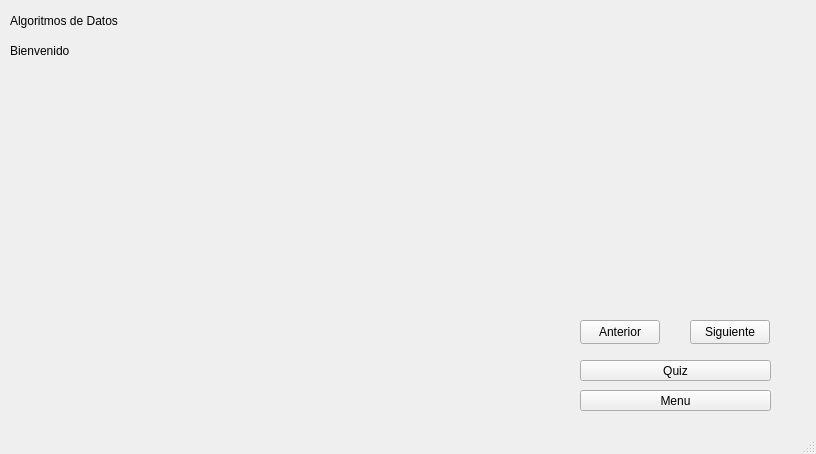
<?xml version="1.0" encoding="UTF-8"?>
<ui version="4.0">
 <class>Clase1</class>
 <widget class="QMainWindow" name="Clase1">
  <property name="geometry">
   <rect>
    <x>0</x>
    <y>0</y>
    <width>816</width>
    <height>454</height>
   </rect>
  </property>
  <property name="windowTitle">
   <string>MainWindow</string>
  </property>
  <widget class="QWidget" name="centralwidget">
   <widget class="QPushButton" name="BotonAnterior">
    <property name="geometry">
     <rect>
      <x>580</x>
      <y>320</y>
      <width>80</width>
      <height>24</height>
     </rect>
    </property>
    <property name="text">
     <string>Anterior</string>
    </property>
   </widget>
   <widget class="QLabel" name="questionLabel">
    <property name="geometry">
     <rect>
      <x>20</x>
      <y>110</y>
      <width>551</width>
      <height>271</height>
     </rect>
    </property>
    <property name="font">
     <font>
      <family>MS Sans Serif</family>
      <pointsize>10</pointsize>
      <bold>false</bold>
     </font>
    </property>
    <property name="text">
     <string/>
    </property>
   </widget>
   <widget class="QPushButton" name="irQuiz1">
    <property name="geometry">
     <rect>
      <x>580</x>
      <y>360</y>
      <width>191</width>
      <height>21</height>
     </rect>
    </property>
    <property name="text">
     <string>Quiz</string>
    </property>
   </widget>
   <widget class="QPushButton" name="botonVolver">
    <property name="geometry">
     <rect>
      <x>580</x>
      <y>390</y>
      <width>191</width>
      <height>21</height>
     </rect>
    </property>
    <property name="text">
     <string>Menu</string>
    </property>
   </widget>
   <widget class="QLabel" name="label">
    <property name="geometry">
     <rect>
      <x>10</x>
      <y>10</y>
      <width>211</width>
      <height>21</height>
     </rect>
    </property>
    <property name="text">
     <string>Algoritmos de Datos</string>
    </property>
   </widget>
   <widget class="QPushButton" name="BotonSiguiente">
    <property name="geometry">
     <rect>
      <x>690</x>
      <y>320</y>
      <width>80</width>
      <height>24</height>
     </rect>
    </property>
    <property name="text">
     <string>Siguiente</string>
    </property>
   </widget>
   <widget class="QLabel" name="label_2">
    <property name="geometry">
     <rect>
      <x>10</x>
      <y>40</y>
      <width>61</width>
      <height>21</height>
     </rect>
    </property>
    <property name="text">
     <string>Bienvenido</string>
    </property>
   </widget>
   <widget class="QLabel" name="iD">
    <property name="geometry">
     <rect>
      <x>80</x>
      <y>40</y>
      <width>131</width>
      <height>21</height>
     </rect>
    </property>
    <property name="text">
     <string/>
    </property>
   </widget>
  </widget>
  <widget class="QMenuBar" name="menubar">
   <property name="geometry">
    <rect>
     <x>0</x>
     <y>0</y>
     <width>816</width>
     <height>21</height>
    </rect>
   </property>
  </widget>
  <widget class="QStatusBar" name="statusbar"/>
 </widget>
 <resources/>
 <connections/>
</ui>
